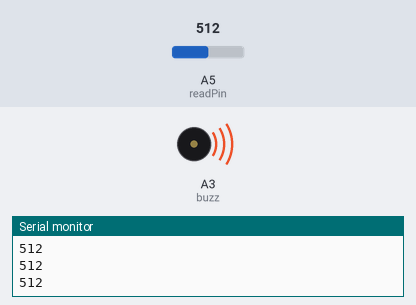
Bench run of a sketch on a simulated Arduino Uno, built with avr-gcc and run on an emulated ATmega328P. Shown: buzzer (waves = sounding, pin HIGH), the last lines printed to the serial monitor. The inputs (shaded band) are chosen by the test bench; at power-on: A5 (readPin) = 512.

Above: at 1.2 s.
1.3 s: A5 (readPin) set to 487
At 1.7 s:
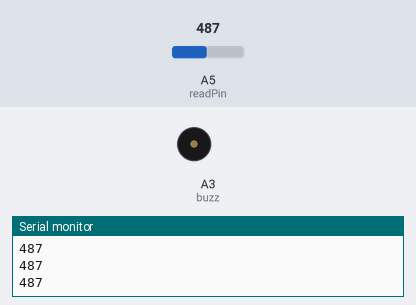
2.8 s: A5 (readPin) set to 510
At 4.0 s:
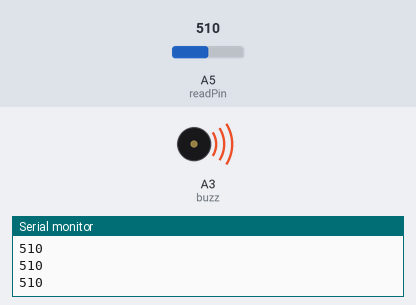
4.3 s: A5 (readPin) set to 490
At 5.5 s:
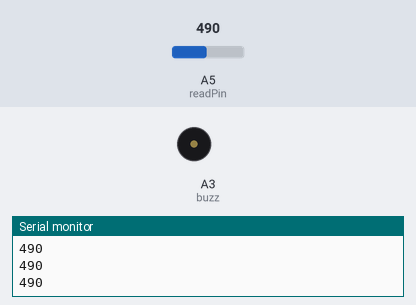
Timing chart, 0 to 7.3 s (numbered marks = the images above; inputs shaded):
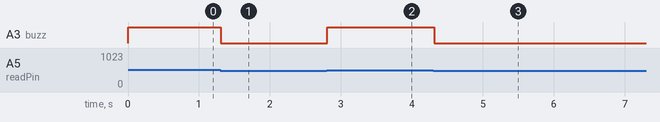

The sketch:

volt_read.ino
```cpp
int readPin=A5;
int readV;
float V;
int wait=100;
int buzz=A3;

void setup() {
  // put your setup code here, to run once:
 pinMode(readPin, INPUT);
 pinMode(buzz, OUTPUT);
 Serial.begin(9600);
}

void loop() {
  // put your main code here, to run repeatedly:
   readV= analogRead(readPin);
  if(readV>=500){
    digitalWrite(buzz,HIGH);
  }
  else{
    digitalWrite(buzz,LOW);
  }
  V= (5.0/1024.0)*readV;
  Serial.println(readV);
  delay(wait);
}
```

Measured:
- the behaviour switches between 500 and 499 on A5 (readPin) (found by bisection; images 0 and 1)
- after the input at 1.3 s, A3 (buzz): HIGH → LOW at once
- after the input at 2.8 s, A3 (buzz): LOW → HIGH at once
- after the input at 4.3 s, A3 (buzz): HIGH → LOW at once
